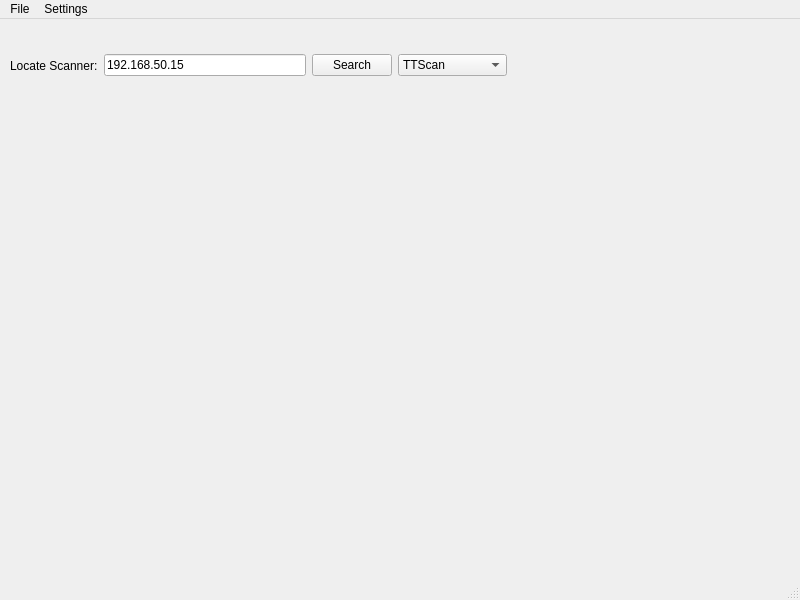
<?xml version="1.0" encoding="UTF-8"?>
<ui version="4.0">
 <class>MainWindow</class>
 <widget class="QMainWindow" name="MainWindow">
  <property name="geometry">
   <rect>
    <x>0</x>
    <y>0</y>
    <width>800</width>
    <height>600</height>
   </rect>
  </property>
  <property name="windowTitle">
   <string>MainWindow</string>
  </property>
  <widget class="QWidget" name="centralwidget">
   <widget class="QWidget" name="">
    <property name="geometry">
     <rect>
      <x>10</x>
      <y>30</y>
      <width>497</width>
      <height>33</height>
     </rect>
    </property>
    <layout class="QHBoxLayout" name="horizontalLayout">
     <item>
      <widget class="QLabel" name="Label_Locate">
       <property name="text">
        <string>Locate Scanner:</string>
       </property>
      </widget>
     </item>
     <item>
      <widget class="QLineEdit" name="lineEdit">
       <property name="text">
        <string>192.168.50.15</string>
       </property>
      </widget>
     </item>
     <item>
      <widget class="QPushButton" name="Btn_Search">
       <property name="text">
        <string>Search</string>
       </property>
      </widget>
     </item>
     <item>
      <widget class="QComboBox" name="comboBox">
       <item>
        <property name="text">
         <string>TTScan</string>
        </property>
       </item>
       <item>
        <property name="text">
         <string>192.168.50.15</string>
        </property>
       </item>
      </widget>
     </item>
    </layout>
   </widget>
  </widget>
  <widget class="QMenuBar" name="menubar">
   <property name="geometry">
    <rect>
     <x>0</x>
     <y>0</y>
     <width>800</width>
     <height>22</height>
    </rect>
   </property>
   <widget class="QMenu" name="menuFile">
    <property name="title">
     <string>File</string>
    </property>
    <addaction name="actionNew_Scan"/>
    <addaction name="actionNew_Folder"/>
   </widget>
   <widget class="QMenu" name="menuSettings">
    <property name="title">
     <string>Settings</string>
    </property>
    <addaction name="actionTBD"/>
   </widget>
   <addaction name="menuFile"/>
   <addaction name="menuSettings"/>
  </widget>
  <widget class="QStatusBar" name="statusbar"/>
  <action name="actionNew_Scan">
   <property name="text">
    <string>New Scan</string>
   </property>
  </action>
  <action name="actionNew_Folder">
   <property name="text">
    <string>New Folder</string>
   </property>
  </action>
  <action name="actionTBD">
   <property name="text">
    <string>TBD</string>
   </property>
  </action>
 </widget>
 <resources/>
 <connections/>
</ui>
